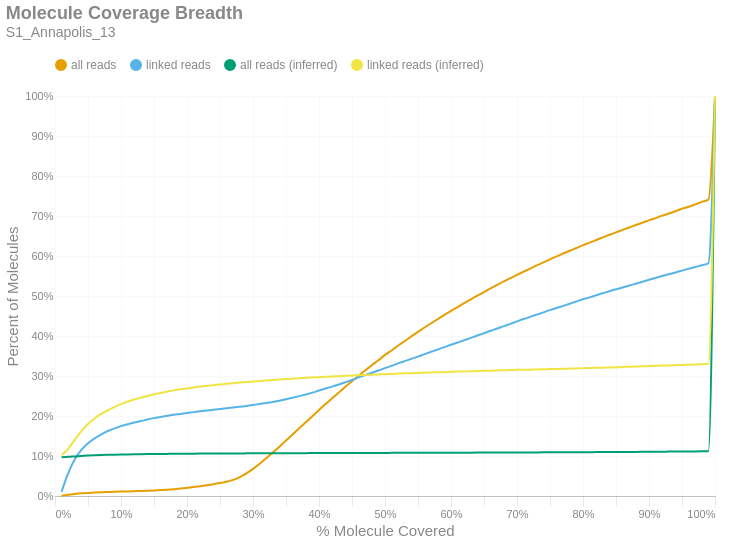

The notebook cell saved with this chart:
### Markdown cell above
### Molecule Read Coverage
This chart shows molecule coverage breadth as computed by the number of bases aligned to that molecule. In other words, "*how much of each unique long molecule is actually sequenced/aligned?*" Keep in mind there is a distinction between sequences and alignments, since some sequences belonging to a particular molecule may not align well and wouldn't appear in the alignment data. This chart also shows molecule coverage breadth as computed by the *inferred fragment* from which the aligned sequences originate. Unlike read coverage, this calculation takes into account the total insert size, including unsequenced gaps between the forward and reverse reads. Like the previous figures, these are cumulative percents.

### Code cell
if SKIPLR:
    print_html(f"Skipped")
else:
    binned_df = consolidated_hist(valids['coverage_bp'], mask, 0.01, True)
    binned_df_inf = consolidated_hist(valids['coverage_inserts'], mask, 0.01, True)
    binned_df = binned_df.with_columns(pl.lit(binned_df_inf['all reads (cumsum)']).alias('all reads (inferred)'))
    binned_df = binned_df.with_columns(pl.lit(binned_df_inf['linked reads (cumsum)']).alias('linked reads (inferred)'))
    binned_df = binned_df.with_columns(
        (pl.col('bin').cast(pl.Float64) + 0.01).alias('right_edge')
    )

    with SafeRender(binned_df):
        (
            density_plot(binned_df, 'Molecule Coverage Breadth', samplename, 'molcov', ['all reads (inferred)','linked reads (inferred)'])
            .encode(
                #x=alt.X('bin:Q', title="% Molecule Covered").axis(format = '%').scale(padding=0),
                x=alt.X('right_edge:Q', title="% Molecule Covered").axis(format='%').scale(padding=0),
                y=alt.Y('value:Q', title='Percent of Molecules')
                    .axis(format='%')
                    .stack(False)
                    .scale(domainMin=0, padding=0),
                color=alt.Color("key:N").scale(domain = ["all reads", "linked reads", "all reads (inferred)", "linked reads (inferred)"]),
                tooltip = [
                    alt.Tooltip("key:N", title = "Data Type"),
                    alt.Tooltip("range_label:N", title="% Molecule Covered"),
                    alt.Tooltip("value:Q", format = ".2%", title="% Molecules")
                ]
            )
        ).display()

### Figure 1 — Vega-Lite specification as saved in the notebook (floating-point values rounded to 4 significant figures)
{"width": "container", "height": 400, "config": {"title": {"anchor": "start", "dy": -15, "fontSize": 18, "color": "#888888", "subtitleColor": "#888888", "subtitleFontSize": 14}, "arc": {"fill": "#0072B2"}, "axis": {"domainColor": "#888888", "domainWidth": 0.5, "gridWidth": 0.2, "grid": false, "titleFontWeight": 400, "titleFontSize": 15, "labelFontSize": 11, "labelColor": "#888888", "tickColor": "#888888", "tickWidth": 0.2, "titleColor": "#888888"}, "axisBand": {"grid": false}, "axisX": {"grid": true, "tickSize": 10, "domainCap": "round"}, "axisY": {"domain": false, "grid": true, "tickSize": 0, "domainCap": "round"}, "background": "transparent", "header": {"labelFontSize": 15, "labelColor": "#888888", "titleFontSize": 15, "titleFontWeight": 600, "titleColor": "#888888"}, "legend": {"labelFont": "sans-serif", "labelFontSize": 12, "labelColor": "#888888", "symbolSize": 100, "symbolType": "circle", "titleFontSize": 12, "titlePadding": 10, "titleColor": "#888888", "title": null, "orient": "top"}, "range": {"category": ["#E69F00", "#56B4E9", "#009E73", "#F0E442", "#0072B2", "#D55E00", "#CC79A7", "#000000"], "diverging": ["#cfe8f3", "#a2d4ec", "#73bfe2", "#46abdb", "#1696d2", "#12719e"]}, "area": {"fill": "#0072B2", "fillOpacity": 0.7, "line": true, "strokeOpacity": 0.7}, "line": {"color": "#0072B2", "stroke": "#0072B2", "strokeWidth": 2}, "trail": {"color": "#0072B2", "stroke": "#0072B2", "strokeWidth": 0, "size": 1}, "point": {"filled": true, "fillOpacity": 1.0, "size": 95}, "text": {"color": "#888888", "fontSize": 11, "align": "right", "fontWeight": 400, "size": 11}, "bar": {"fill": "#0072B2", "stroke": null}, "view": {"stroke": null, "continuousWidth": 660, "continuousHeight": 400}}, "data": {"name": "data-552ea6507ec7c1547a8297eab0b46ffb"}, "mark": {"type": "line", "interpolate": "monotone", "point": {"opacity": 0, "size": 275}}, "encoding": {"color": {"field": "key", "scale": {"domain": ["all reads", "linked reads", "all reads (inferred)", "linked reads (inferred)"]}, "type": "nominal"}, "tooltip": [{"field": "key", "title": "Data Type", "type": "nominal"}, {"field": "range_label", "title": "% Molecule Covered", "type": "nominal"}, {"field": "value", "format": ".2%", "title": "% Molecules", "type": "quantitative"}], "x": {"axis": {"format": "%"}, "field": "right_edge", "scale": {"padding": 0}, "title": "% Molecule Covered", "type": "quantitative"}, "y": {"axis": {"format": "%"}, "field": "value", "scale": {"domainMin": 0, "padding": 0}, "stack": false, "title": "Percent of Molecules", "type": "quantitative"}}, "params": [{"name": "param_c36ac31b6afebe62", "select": {"type": "point", "fields": ["key"]}, "bind": "legend"}], "title": {"text": "Molecule Coverage Breadth", "subtitle": "S1_Annapolis_13"}, "transform": [{"fold": ["all reads (cumsum)", "linked reads (cumsum)", "all reads (inferred)", "linked reads (inferred)"]}, {"calculate": "replace(datum.key, ' (cumsum)', '')", "as": "key"}, {"filter": {"param": "param_c36ac31b6afebe62"}}], "usermeta": {"embedOptions": {"downloadFileName": "S1_Annapolis_13.molcov"}}, "$schema": "https://vega.github.io/schema/vega-lite/v6.1.0.json", "datasets": {"data-552ea6507ec7c1547a8297eab0b46ffb": [{"bin": "0.0", "interval": "0.0-0.01", "all reads": 0.0007124, "linked reads": 0.01056, "all reads (cumsum)": 0.0007124, "linked reads (cumsum)": 0.01056, "range_label": "0.0-0.01", "all reads (inferred)": 0.09698, "linked reads (inferred)": 0.1019, "right_edge": 0.01}, {"bin": "0.01", "interval": "0.01-0.02", "all reads": 0.002551, "linked reads": 0.04652, "all reads (cumsum)": 0.003263, "linked reads (cumsum)": 0.05708, "range_label": "0.01-0.02", "all reads (inferred)": 0.09785, "linked reads (inferred)": 0.1179, "right_edge": 0.02}, {"bin": "0.02", "interval": "0.02-0.03", "all reads": 0.001926, "linked reads": 0.03482, "all reads (cumsum)": 0.005189, "linked reads (cumsum)": 0.0919, "range_label": "0.02-0.03", "all reads (inferred)": 0.09905, "linked reads (inferred)": 0.1411, "right_edge": 0.03}, {"bin": "0.03", "interval": "0.03-0.04", "all reads": 0.001424, "linked reads": 0.02328, "all reads (cumsum)": 0.006613, "linked reads (cumsum)": 0.1152, "range_label": "0.03-0.04", "all reads (inferred)": 0.1001, "linked reads (inferred)": 0.1623, "right_edge": 0.04}, {"bin": "0.04", "interval": "0.04-0.05", "all reads": 0.00104, "linked reads": 0.01676, "all reads (cumsum)": 0.007653, "linked reads (cumsum)": 0.1319, "range_label": "0.04-0.05", "all reads (inferred)": 0.1011, "linked reads (inferred)": 0.18, "right_edge": 0.05}, {"bin": "0.05", "interval": "0.05-0.06", "all reads": 0.000838, "linked reads": 0.01217, "all reads (cumsum)": 0.008491, "linked reads (cumsum)": 0.1441, "range_label": "0.05-0.06", "all reads (inferred)": 0.1019, "linked reads (inferred)": 0.1939, "right_edge": 0.06}, {"bin": "0.06", "interval": "0.06-0.07", "all reads": 0.0006958, "linked reads": 0.009764, "all reads (cumsum)": 0.009187, "linked reads (cumsum)": 0.1539, "range_label": "0.06-0.07", "all reads (inferred)": 0.1025, "linked reads (inferred)": 0.2052, "right_edge": 0.07}, {"bin": "0.07", "interval": "0.07-0.08", "all reads": 0.0006419, "linked reads": 0.008626, "all reads (cumsum)": 0.009829, "linked reads (cumsum)": 0.1625, "range_label": "0.07-0.08", "all reads (inferred)": 0.1029, "linked reads (inferred)": 0.2142, "right_edge": 0.08}, {"bin": "0.08", "interval": "0.08-0.09", "all reads": 0.0005656, "linked reads": 0.006435, "all reads (cumsum)": 0.01039, "linked reads (cumsum)": 0.1689, "range_label": "0.08-0.09", "all reads (inferred)": 0.1033, "linked reads (inferred)": 0.2224, "right_edge": 0.09}, {"bin": "0.09", "interval": "0.09-0.1", "all reads": 0.0005768, "linked reads": 0.005742, "all reads (cumsum)": 0.01097, "linked reads (cumsum)": 0.1747, "range_label": "0.09-0.1", "all reads (inferred)": 0.1037, "linked reads (inferred)": 0.2298, "right_edge": 0.1}, {"bin": "0.1", "interval": "0.1-0.11", "all reads": 0.0005869, "linked reads": 0.004653, "all reads (cumsum)": 0.01156, "linked reads (cumsum)": 0.1793, "range_label": "0.1-0.11", "all reads (inferred)": 0.104, "linked reads (inferred)": 0.2361, "right_edge": 0.11}, {"bin": "0.11", "interval": "0.11-0.12", "all reads": 0.000559, "linked reads": 0.004294, "all reads (cumsum)": 0.01212, "linked reads (cumsum)": 0.1836, "range_label": "0.11-0.12", "all reads (inferred)": 0.1043, "linked reads (inferred)": 0.2412, "right_edge": 0.12}, {"bin": "0.12", "interval": "0.12-0.13", "all reads": 0.0005496, "linked reads": 0.003638, "all reads (cumsum)": 0.01267, "linked reads (cumsum)": 0.1873, "range_label": "0.12-0.13", "all reads (inferred)": 0.1045, "linked reads (inferred)": 0.2458, "right_edge": 0.13}, {"bin": "0.13", "interval": "0.13-0.14", "all reads": 0.0006153, "linked reads": 0.003923, "all reads (cumsum)": 0.01328, "linked reads (cumsum)": 0.1912, "range_label": "0.13-0.14", "all reads (inferred)": 0.1048, "linked reads (inferred)": 0.2502, "right_edge": 0.14}, {"bin": "0.14", "interval": "0.14-0.15", "all reads": 0.0006656, "linked reads": 0.003478, "all reads (cumsum)": 0.01395, "linked reads (cumsum)": 0.1947, "range_label": "0.14-0.15", "all reads (inferred)": 0.105, "linked reads (inferred)": 0.2543, "right_edge": 0.15}, {"bin": "0.15", "interval": "0.15-0.16", "all reads": 0.0008492, "linked reads": 0.002883, "all reads (cumsum)": 0.0148, "linked reads (cumsum)": 0.1975, "range_label": "0.15-0.16", "all reads (inferred)": 0.1051, "linked reads (inferred)": 0.2576, "right_edge": 0.16}, {"bin": "0.16", "interval": "0.16-0.17", "all reads": 0.001037, "linked reads": 0.002834, "all reads (cumsum)": 0.01583, "linked reads (cumsum)": 0.2004, "range_label": "0.16-0.17", "all reads (inferred)": 0.1053, "linked reads (inferred)": 0.2609, "right_edge": 0.17}, {"bin": "0.17", "interval": "0.17-0.18", "all reads": 0.001286, "linked reads": 0.002673, "all reads (cumsum)": 0.01712, "linked reads (cumsum)": 0.203, "range_label": "0.17-0.18", "all reads (inferred)": 0.1055, "linked reads (inferred)": 0.2641, "right_edge": 0.18}, {"bin": "0.18", "interval": "0.18-0.19", "all reads": 0.001517, "linked reads": 0.00224, "all reads (cumsum)": 0.01864, "linked reads (cumsum)": 0.2053, "range_label": "0.18-0.19", "all reads (inferred)": 0.1056, "linked reads (inferred)": 0.2667, "right_edge": 0.19}, {"bin": "0.19", "interval": "0.19-0.2", "all reads": 0.001765, "linked reads": 0.002364, "all reads (cumsum)": 0.0204, "linked reads (cumsum)": 0.2076, "range_label": "0.19-0.2", "all reads (inferred)": 0.1057, "linked reads (inferred)": 0.269, "right_edge": 0.2}, {"bin": "0.2", "interval": "0.2-0.21", "all reads": 0.001873, "linked reads": 0.00203, "all reads (cumsum)": 0.02228, "linked reads (cumsum)": 0.2097, "range_label": "0.2-0.21", "all reads (inferred)": 0.1059, "linked reads (inferred)": 0.2714, "right_edge": 0.21}, {"bin": "0.21", "interval": "0.21-0.22", "all reads": 0.002158, "linked reads": 0.002116, "all reads (cumsum)": 0.02443, "linked reads (cumsum)": 0.2118, "range_label": "0.21-0.22", "all reads (inferred)": 0.106, "linked reads (inferred)": 0.2735, "right_edge": 0.22}, {"bin": "0.22", "interval": "0.22-0.23", "all reads": 0.002324, "linked reads": 0.001832, "all reads (cumsum)": 0.02676, "linked reads (cumsum)": 0.2136, "range_label": "0.22-0.23", "all reads (inferred)": 0.1061, "linked reads (inferred)": 0.2755, "right_edge": 0.23}, {"bin": "0.23", "interval": "0.23-0.24", "all reads": 0.002593, "linked reads": 0.001807, "all reads (cumsum)": 0.02935, "linked reads (cumsum)": 0.2154, "range_label": "0.23-0.24", "all reads (inferred)": 0.1062, "linked reads (inferred)": 0.2771, "right_edge": 0.24}, {"bin": "0.24", "interval": "0.24-0.25", "all reads": 0.002975, "linked reads": 0.002104, "all reads (cumsum)": 0.03233, "linked reads (cumsum)": 0.2175, "range_label": "0.24-0.25", "all reads (inferred)": 0.1063, "linked reads (inferred)": 0.2788, "right_edge": 0.25}, {"bin": "0.25", "interval": "0.25-0.26", "all reads": 0.003361, "linked reads": 0.002116, "all reads (cumsum)": 0.03569, "linked reads (cumsum)": 0.2197, "range_label": "0.25-0.26", "all reads (inferred)": 0.1063, "linked reads (inferred)": 0.2804, "right_edge": 0.26}, {"bin": "0.26", "interval": "0.26-0.27", "all reads": 0.004527, "linked reads": 0.001584, "all reads (cumsum)": 0.04021, "linked reads (cumsum)": 0.2212, "range_label": "0.26-0.27", "all reads (inferred)": 0.1064, "linked reads (inferred)": 0.2821, "right_edge": 0.27}, {"bin": "0.27", "interval": "0.27-0.28", "all reads": 0.006842, "linked reads": 0.001819, "all reads (cumsum)": 0.04706, "linked reads (cumsum)": 0.2231, "range_label": "0.27-0.28", "all reads (inferred)": 0.1065, "linked reads (inferred)": 0.2836, "right_edge": 0.28}, {"bin": "0.28", "interval": "0.28-0.29", "all reads": 0.009504, "linked reads": 0.002153, "all reads (cumsum)": 0.05656, "linked reads (cumsum)": 0.2252, "range_label": "0.28-0.29", "all reads (inferred)": 0.1066, "linked reads (inferred)": 0.2849, "right_edge": 0.29}, {"bin": "0.29", "interval": "0.29-0.3", "all reads": 0.01129, "linked reads": 0.002401, "all reads (cumsum)": 0.06785, "linked reads (cumsum)": 0.2276, "range_label": "0.29-0.3", "all reads (inferred)": 0.1066, "linked reads (inferred)": 0.2862, "right_edge": 0.3}, {"bin": "0.3", "interval": "0.3-0.31", "all reads": 0.01264, "linked reads": 0.0025, "all reads (cumsum)": 0.08049, "linked reads (cumsum)": 0.2301, "range_label": "0.3-0.31", "all reads (inferred)": 0.1067, "linked reads (inferred)": 0.2878, "right_edge": 0.31}, {"bin": "0.31", "interval": "0.31-0.32", "all reads": 0.01372, "linked reads": 0.002463, "all reads (cumsum)": 0.09421, "linked reads (cumsum)": 0.2326, "range_label": "0.31-0.32", "all reads (inferred)": 0.1068, "linked reads (inferred)": 0.2888, "right_edge": 0.32}, {"bin": "0.32", "interval": "0.32-0.33", "all reads": 0.01446, "linked reads": 0.002698, "all reads (cumsum)": 0.1087, "linked reads (cumsum)": 0.2353, "range_label": "0.32-0.33", "all reads (inferred)": 0.1069, "linked reads (inferred)": 0.29, "right_edge": 0.33}, {"bin": "0.33", "interval": "0.33-0.34", "all reads": 0.0147, "linked reads": 0.003081, "all reads (cumsum)": 0.1234, "linked reads (cumsum)": 0.2384, "range_label": "0.33-0.34", "all reads (inferred)": 0.1069, "linked reads (inferred)": 0.2912, "right_edge": 0.34}, {"bin": "0.34", "interval": "0.34-0.35", "all reads": 0.01512, "linked reads": 0.003589, "all reads (cumsum)": 0.1385, "linked reads (cumsum)": 0.2419, "range_label": "0.34-0.35", "all reads (inferred)": 0.107, "linked reads (inferred)": 0.2924, "right_edge": 0.35}, {"bin": "0.35", "interval": "0.35-0.36", "all reads": 0.01539, "linked reads": 0.003737, "all reads (cumsum)": 0.1539, "linked reads (cumsum)": 0.2457, "range_label": "0.35-0.36", "all reads (inferred)": 0.1071, "linked reads (inferred)": 0.2935, "right_edge": 0.36}, {"bin": "0.36", "interval": "0.36-0.37", "all reads": 0.01537, "linked reads": 0.004059, "all reads (cumsum)": 0.1693, "linked reads (cumsum)": 0.2497, "range_label": "0.36-0.37", "all reads (inferred)": 0.1071, "linked reads (inferred)": 0.2944, "right_edge": 0.37}, {"bin": "0.37", "interval": "0.37-0.38", "all reads": 0.0153, "linked reads": 0.004232, "all reads (cumsum)": 0.1846, "linked reads (cumsum)": 0.254, "range_label": "0.37-0.38", "all reads (inferred)": 0.1072, "linked reads (inferred)": 0.2955, "right_edge": 0.38}, {"bin": "0.38", "interval": "0.38-0.39", "all reads": 0.0151, "linked reads": 0.004492, "all reads (cumsum)": 0.1997, "linked reads (cumsum)": 0.2585, "range_label": "0.38-0.39", "all reads (inferred)": 0.1072, "linked reads (inferred)": 0.2963, "right_edge": 0.39}, {"bin": "0.39", "interval": "0.39-0.4", "all reads": 0.01544, "linked reads": 0.005099, "all reads (cumsum)": 0.2151, "linked reads (cumsum)": 0.2636, "range_label": "0.39-0.4", "all reads (inferred)": 0.1073, "linked reads (inferred)": 0.2972, "right_edge": 0.4}, {"bin": "0.4", "interval": "0.4-0.41", "all reads": 0.01465, "linked reads": 0.00521, "all reads (cumsum)": 0.2297, "linked reads (cumsum)": 0.2688, "range_label": "0.4-0.41", "all reads (inferred)": 0.1073, "linked reads (inferred)": 0.298, "right_edge": 0.41}, {"bin": "0.41", "interval": "0.41-0.42", "all reads": 0.01467, "linked reads": 0.004715, "all reads (cumsum)": 0.2444, "linked reads (cumsum)": 0.2735, "range_label": "0.41-0.42", "all reads (inferred)": 0.1074, "linked reads (inferred)": 0.2988, "right_edge": 0.42}, {"bin": "0.42", "interval": "0.42-0.43", "all reads": 0.01451, "linked reads": 0.005321, "all reads (cumsum)": 0.2589, "linked reads (cumsum)": 0.2788, "range_label": "0.42-0.43", "all reads (inferred)": 0.1074, "linked reads (inferred)": 0.2995, "right_edge": 0.43}, {"bin": "0.43", "interval": "0.43-0.44", "all reads": 0.01422, "linked reads": 0.005544, "all reads (cumsum)": 0.2731, "linked reads (cumsum)": 0.2844, "range_label": "0.43-0.44", "all reads (inferred)": 0.1075, "linked reads (inferred)": 0.3004, "right_edge": 0.44}, {"bin": "0.44", "interval": "0.44-0.45", "all reads": 0.01393, "linked reads": 0.005779, "all reads (cumsum)": 0.2871, "linked reads (cumsum)": 0.2901, "range_label": "0.44-0.45", "all reads (inferred)": 0.1075, "linked reads (inferred)": 0.3012, "right_edge": 0.45}, {"bin": "0.45", "interval": "0.45-0.46", "all reads": 0.01363, "linked reads": 0.006311, "all reads (cumsum)": 0.3007, "linked reads (cumsum)": 0.2964, "range_label": "0.45-0.46", "all reads (inferred)": 0.1076, "linked reads (inferred)": 0.3018, "right_edge": 0.46}, {"bin": "0.46", "interval": "0.46-0.47", "all reads": 0.01321, "linked reads": 0.00594, "all reads (cumsum)": 0.3139, "linked reads (cumsum)": 0.3024, "range_label": "0.46-0.47", "all reads (inferred)": 0.1076, "linked reads (inferred)": 0.3025, "right_edge": 0.47}, {"bin": "0.47", "interval": "0.47-0.48", "all reads": 0.01313, "linked reads": 0.00568, "all reads (cumsum)": 0.327, "linked reads (cumsum)": 0.3081, "range_label": "0.47-0.48", "all reads (inferred)": 0.1077, "linked reads (inferred)": 0.3031, "right_edge": 0.48}, {"bin": "0.48", "interval": "0.48-0.49", "all reads": 0.01228, "linked reads": 0.005631, "all reads (cumsum)": 0.3393, "linked reads (cumsum)": 0.3137, "range_label": "0.48-0.49", "all reads (inferred)": 0.1077, "linked reads (inferred)": 0.3038, "right_edge": 0.49}, {"bin": "0.49", "interval": "0.49-0.5", "all reads": 0.01337, "linked reads": 0.006002, "all reads (cumsum)": 0.3527, "linked reads (cumsum)": 0.3197, "range_label": "0.49-0.5", "all reads (inferred)": 0.1078, "linked reads (inferred)": 0.3046, "right_edge": 0.5}, {"bin": "0.5", "interval": "0.5-0.51", "all reads": 0.01114, "linked reads": 0.005507, "all reads (cumsum)": 0.3638, "linked reads (cumsum)": 0.3252, "range_label": "0.5-0.51", "all reads (inferred)": 0.1078, "linked reads (inferred)": 0.3051, "right_edge": 0.51}, {"bin": "0.51", "interval": "0.51-0.52", "all reads": 0.01227, "linked reads": 0.006361, "all reads (cumsum)": 0.3761, "linked reads (cumsum)": 0.3316, "range_label": "0.51-0.52", "all reads (inferred)": 0.1079, "linked reads (inferred)": 0.306, "right_edge": 0.52}, {"bin": "0.52", "interval": "0.52-0.53", "all reads": 0.01148, "linked reads": 0.005668, "all reads (cumsum)": 0.3876, "linked reads (cumsum)": 0.3372, "range_label": "0.52-0.53", "all reads (inferred)": 0.1079, "linked reads (inferred)": 0.3066, "right_edge": 0.53}, {"bin": "0.53", "interval": "0.53-0.54", "all reads": 0.01158, "linked reads": 0.005755, "all reads (cumsum)": 0.3992, "linked reads (cumsum)": 0.343, "range_label": "0.53-0.54", "all reads (inferred)": 0.108, "linked reads (inferred)": 0.3072, "right_edge": 0.54}, {"bin": "0.54", "interval": "0.54-0.55", "all reads": 0.01097, "linked reads": 0.005569, "all reads (cumsum)": 0.4101, "linked reads (cumsum)": 0.3486, "range_label": "0.54-0.55", "all reads (inferred)": 0.108, "linked reads (inferred)": 0.3077, "right_edge": 0.55}, {"bin": "0.55", "interval": "0.55-0.56", "all reads": 0.01109, "linked reads": 0.006064, "all reads (cumsum)": 0.4212, "linked reads (cumsum)": 0.3546, "range_label": "0.55-0.56", "all reads (inferred)": 0.1081, "linked reads (inferred)": 0.3083, "right_edge": 0.56}, {"bin": "0.56", "interval": "0.56-0.57", "all reads": 0.01066, "linked reads": 0.006027, "all reads (cumsum)": 0.4319, "linked reads (cumsum)": 0.3606, "range_label": "0.56-0.57", "all reads (inferred)": 0.1081, "linked reads (inferred)": 0.3087, "right_edge": 0.57}, {"bin": "0.57", "interval": "0.57-0.58", "all reads": 0.01042, "linked reads": 0.005532, "all reads (cumsum)": 0.4423, "linked reads (cumsum)": 0.3662, "range_label": "0.57-0.58", "all reads (inferred)": 0.1082, "linked reads (inferred)": 0.3091, "right_edge": 0.58}, {"bin": "0.58", "interval": "0.58-0.59", "all reads": 0.01034, "linked reads": 0.006064, "all reads (cumsum)": 0.4526, "linked reads (cumsum)": 0.3722, "range_label": "0.58-0.59", "all reads (inferred)": 0.1082, "linked reads (inferred)": 0.3097, "right_edge": 0.59}, {"bin": "0.59", "interval": "0.59-0.6", "all reads": 0.01027, "linked reads": 0.005829, "all reads (cumsum)": 0.4629, "linked reads (cumsum)": 0.3781, "range_label": "0.59-0.6", "all reads (inferred)": 0.1083, "linked reads (inferred)": 0.3103, "right_edge": 0.6}, {"bin": "0.6", "interval": "0.6-0.61", "all reads": 0.009473, "linked reads": 0.005544, "all reads (cumsum)": 0.4724, "linked reads (cumsum)": 0.3836, "range_label": "0.6-0.61", "all reads (inferred)": 0.1083, "linked reads (inferred)": 0.311, "right_edge": 0.61}, {"bin": "0.61", "interval": "0.61-0.62", "all reads": 0.009854, "linked reads": 0.00568, "all reads (cumsum)": 0.4822, "linked reads (cumsum)": 0.3893, "range_label": "0.61-0.62", "all reads (inferred)": 0.1084, "linked reads (inferred)": 0.3114, "right_edge": 0.62}, {"bin": "0.62", "interval": "0.62-0.63", "all reads": 0.009497, "linked reads": 0.006002, "all reads (cumsum)": 0.4917, "linked reads (cumsum)": 0.3953, "range_label": "0.62-0.63", "all reads (inferred)": 0.1084, "linked reads (inferred)": 0.312, "right_edge": 0.63}, {"bin": "0.63", "interval": "0.63-0.64", "all reads": 0.00928, "linked reads": 0.005977, "all reads (cumsum)": 0.501, "linked reads (cumsum)": 0.4013, "range_label": "0.63-0.64", "all reads (inferred)": 0.1085, "linked reads (inferred)": 0.3125, "right_edge": 0.64}, {"bin": "0.64", "interval": "0.64-0.65", "all reads": 0.008856, "linked reads": 0.005606, "all reads (cumsum)": 0.5099, "linked reads (cumsum)": 0.4069, "range_label": "0.64-0.65", "all reads (inferred)": 0.1085, "linked reads (inferred)": 0.3129, "right_edge": 0.65}, {"bin": "0.65", "interval": "0.65-0.66", "all reads": 0.009251, "linked reads": 0.006175, "all reads (cumsum)": 0.5191, "linked reads (cumsum)": 0.4131, "range_label": "0.65-0.66", "all reads (inferred)": 0.1086, "linked reads (inferred)": 0.3133, "right_edge": 0.66}, {"bin": "0.66", "interval": "0.66-0.67", "all reads": 0.008547, "linked reads": 0.005544, "all reads (cumsum)": 0.5277, "linked reads (cumsum)": 0.4186, "range_label": "0.66-0.67", "all reads (inferred)": 0.1087, "linked reads (inferred)": 0.314, "right_edge": 0.67}, {"bin": "0.67", "interval": "0.67-0.68", "all reads": 0.008621, "linked reads": 0.006064, "all reads (cumsum)": 0.5363, "linked reads (cumsum)": 0.4247, "range_label": "0.67-0.68", "all reads (inferred)": 0.1087, "linked reads (inferred)": 0.3144, "right_edge": 0.68}, {"bin": "0.68", "interval": "0.68-0.69", "all reads": 0.008197, "linked reads": 0.00568, "all reads (cumsum)": 0.5445, "linked reads (cumsum)": 0.4303, "range_label": "0.68-0.69", "all reads (inferred)": 0.1088, "linked reads (inferred)": 0.3148, "right_edge": 0.69}, {"bin": "0.69", "interval": "0.69-0.7", "all reads": 0.008395, "linked reads": 0.006113, "all reads (cumsum)": 0.5529, "linked reads (cumsum)": 0.4365, "range_label": "0.69-0.7", "all reads (inferred)": 0.1088, "linked reads (inferred)": 0.3153, "right_edge": 0.7}, {"bin": "0.7", "interval": "0.7-0.71", "all reads": 0.007832, "linked reads": 0.005903, "all reads (cumsum)": 0.5607, "linked reads (cumsum)": 0.4424, "range_label": "0.7-0.71", "all reads (inferred)": 0.1089, "linked reads (inferred)": 0.3157, "right_edge": 0.71}, {"bin": "0.71", "interval": "0.71-0.72", "all reads": 0.007838, "linked reads": 0.005383, "all reads (cumsum)": 0.5686, "linked reads (cumsum)": 0.4477, "range_label": "0.71-0.72", "all reads (inferred)": 0.1089, "linked reads (inferred)": 0.3159, "right_edge": 0.72}, {"bin": "0.72", "interval": "0.72-0.73", "all reads": 0.007856, "linked reads": 0.00568, "all reads (cumsum)": 0.5764, "linked reads (cumsum)": 0.4534, "range_label": "0.72-0.73", "all reads (inferred)": 0.109, "linked reads (inferred)": 0.3165, "right_edge": 0.73}, {"bin": "0.73", "interval": "0.73-0.74", "all reads": 0.007548, "linked reads": 0.005606, "all reads (cumsum)": 0.584, "linked reads (cumsum)": 0.459, "range_label": "0.73-0.74", "all reads (inferred)": 0.1091, "linked reads (inferred)": 0.3168, "right_edge": 0.74}, {"bin": "0.74", "interval": "0.74-0.75", "all reads": 0.007808, "linked reads": 0.005594, "all reads (cumsum)": 0.5918, "linked reads (cumsum)": 0.4646, "range_label": "0.74-0.75", "all reads (inferred)": 0.1091, "linked reads (inferred)": 0.3174, "right_edge": 0.75}, {"bin": "0.75", "interval": "0.75-0.76", "all reads": 0.007175, "linked reads": 0.005185, "all reads (cumsum)": 0.5989, "linked reads (cumsum)": 0.4698, "range_label": "0.75-0.76", "all reads (inferred)": 0.1092, "linked reads (inferred)": 0.3178, "right_edge": 0.76}, {"bin": "0.76", "interval": "0.76-0.77", "all reads": 0.007224, "linked reads": 0.005507, "all reads (cumsum)": 0.6062, "linked reads (cumsum)": 0.4753, "range_label": "0.76-0.77", "all reads (inferred)": 0.1093, "linked reads (inferred)": 0.3182, "right_edge": 0.77}, {"bin": "0.77", "interval": "0.77-0.78", "all reads": 0.006983, "linked reads": 0.005408, "all reads (cumsum)": 0.6131, "linked reads (cumsum)": 0.4807, "range_label": "0.77-0.78", "all reads (inferred)": 0.1094, "linked reads (inferred)": 0.3186, "right_edge": 0.78}, {"bin": "0.78", "interval": "0.78-0.79", "all reads": 0.006941, "linked reads": 0.005371, "all reads (cumsum)": 0.6201, "linked reads (cumsum)": 0.4861, "range_label": "0.78-0.79", "all reads (inferred)": 0.1094, "linked reads (inferred)": 0.3189, "right_edge": 0.79}, {"bin": "0.79", "interval": "0.79-0.8", "all reads": 0.007072, "linked reads": 0.005643, "all reads (cumsum)": 0.6272, "linked reads (cumsum)": 0.4917, "range_label": "0.79-0.8", "all reads (inferred)": 0.1095, "linked reads (inferred)": 0.3194, "right_edge": 0.8}, {"bin": "0.8", "interval": "0.8-0.81", "all reads": 0.006418, "linked reads": 0.004727, "all reads (cumsum)": 0.6336, "linked reads (cumsum)": 0.4965, "range_label": "0.8-0.81", "all reads (inferred)": 0.1096, "linked reads (inferred)": 0.3199, "right_edge": 0.81}, {"bin": "0.81", "interval": "0.81-0.82", "all reads": 0.006495, "linked reads": 0.005433, "all reads (cumsum)": 0.6401, "linked reads (cumsum)": 0.5019, "range_label": "0.81-0.82", "all reads (inferred)": 0.1097, "linked reads (inferred)": 0.3204, "right_edge": 0.82}, {"bin": "0.82", "interval": "0.82-0.83", "all reads": 0.006498, "linked reads": 0.004987, "all reads (cumsum)": 0.6466, "linked reads (cumsum)": 0.5069, "range_label": "0.82-0.83", "all reads (inferred)": 0.1098, "linked reads (inferred)": 0.3209, "right_edge": 0.83}, {"bin": "0.83", "interval": "0.83-0.84", "all reads": 0.006465, "linked reads": 0.005111, "all reads (cumsum)": 0.653, "linked reads (cumsum)": 0.512, "range_label": "0.83-0.84", "all reads (inferred)": 0.1099, "linked reads (inferred)": 0.3213, "right_edge": 0.84}, {"bin": "0.84", "interval": "0.84-0.85", "all reads": 0.006131, "linked reads": 0.004715, "all reads (cumsum)": 0.6592, "linked reads (cumsum)": 0.5167, "range_label": "0.84-0.85", "all reads (inferred)": 0.11, "linked reads (inferred)": 0.3218, "right_edge": 0.85}, {"bin": "0.85", "interval": "0.85-0.86", "all reads": 0.006109, "linked reads": 0.004492, "all reads (cumsum)": 0.6653, "linked reads (cumsum)": 0.5212, "range_label": "0.85-0.86", "all reads (inferred)": 0.1101, "linked reads (inferred)": 0.3225, "right_edge": 0.86}, {"bin": "0.86", "interval": "0.86-0.87", "all reads": 0.005997, "linked reads": 0.004913, "all reads (cumsum)": 0.6713, "linked reads (cumsum)": 0.5261, "range_label": "0.86-0.87", "all reads (inferred)": 0.1102, "linked reads (inferred)": 0.3231, "right_edge": 0.87}, {"bin": "0.87", "interval": "0.87-0.88", "all reads": 0.006098, "linked reads": 0.004591, "all reads (cumsum)": 0.6774, "linked reads (cumsum)": 0.5307, "range_label": "0.87-0.88", "all reads (inferred)": 0.1103, "linked reads (inferred)": 0.3236, "right_edge": 0.88}, {"bin": "0.88", "interval": "0.88-0.89", "all reads": 0.005871, "linked reads": 0.004901, "all reads (cumsum)": 0.6832, "linked reads (cumsum)": 0.5356, "range_label": "0.88-0.89", "all reads (inferred)": 0.1104, "linked reads (inferred)": 0.3242, "right_edge": 0.89}, {"bin": "0.89", "interval": "0.89-0.9", "all reads": 0.005955, "linked reads": 0.005024, "all reads (cumsum)": 0.6892, "linked reads (cumsum)": 0.5406, "range_label": "0.89-0.9", "all reads (inferred)": 0.1106, "linked reads (inferred)": 0.3248, "right_edge": 0.9}, {"bin": "0.9", "interval": "0.9-0.91", "all reads": 0.005579, "linked reads": 0.004567, "all reads (cumsum)": 0.6948, "linked reads (cumsum)": 0.5452, "range_label": "0.9-0.91", "all reads (inferred)": 0.1107, "linked reads (inferred)": 0.3254, "right_edge": 0.91}, {"bin": "0.91", "interval": "0.91-0.92", "all reads": 0.006103, "linked reads": 0.004765, "all reads (cumsum)": 0.7009, "linked reads (cumsum)": 0.55, "range_label": "0.91-0.92", "all reads (inferred)": 0.1108, "linked reads (inferred)": 0.3259, "right_edge": 0.92}, {"bin": "0.92", "interval": "0.92-0.93", "all reads": 0.005363, "linked reads": 0.00443, "all reads (cumsum)": 0.7062, "linked reads (cumsum)": 0.5544, "range_label": "0.92-0.93", "all reads (inferred)": 0.1109, "linked reads (inferred)": 0.3265, "right_edge": 0.93}, {"bin": "0.93", "interval": "0.93-0.94", "all reads": 0.00575, "linked reads": 0.004554, "all reads (cumsum)": 0.712, "linked reads (cumsum)": 0.559, "range_label": "0.93-0.94", "all reads (inferred)": 0.1111, "linked reads (inferred)": 0.3271, "right_edge": 0.94}, {"bin": "0.94", "interval": "0.94-0.95", "all reads": 0.006049, "linked reads": 0.004517, "all reads (cumsum)": 0.718, "linked reads (cumsum)": 0.5635, "range_label": "0.94-0.95", "all reads (inferred)": 0.1112, "linked reads (inferred)": 0.3275, "right_edge": 0.95}, {"bin": "0.95", "interval": "0.95-0.96", "all reads": 0.00496, "linked reads": 0.004554, "all reads (cumsum)": 0.723, "linked reads (cumsum)": 0.568, "range_label": "0.95-0.96", "all reads (inferred)": 0.1114, "linked reads (inferred)": 0.3282, "right_edge": 0.96}, {"bin": "0.96", "interval": "0.96-0.97", "all reads": 0.005913, "linked reads": 0.004381, "all reads (cumsum)": 0.7289, "linked reads (cumsum)": 0.5724, "range_label": "0.96-0.97", "all reads (inferred)": 0.1115, "linked reads (inferred)": 0.3288, "right_edge": 0.97}, {"bin": "0.97", "interval": "0.97-0.98", "all reads": 0.006287, "linked reads": 0.004641, "all reads (cumsum)": 0.7352, "linked reads (cumsum)": 0.577, "range_label": "0.97-0.98", "all reads (inferred)": 0.1117, "linked reads (inferred)": 0.3297, "right_edge": 0.98}, {"bin": "0.98", "interval": "0.98-0.99", "all reads": 0.005852, "linked reads": 0.004406, "all reads (cumsum)": 0.7411, "linked reads (cumsum)": 0.5814, "range_label": "0.98-0.99", "all reads (inferred)": 0.1119, "linked reads (inferred)": 0.3306, "right_edge": 0.99}, {"bin": "0.99", "interval": "0.99-1.0", "all reads": 0.2589, "linked reads": 0.4186, "all reads (cumsum)": 1.0, "linked reads (cumsum)": 1.0, "range_label": "0.99-1.0", "all reads (inferred)": 1.0, "linked reads (inferred)": 1.0, "right_edge": 1.0}]}}
